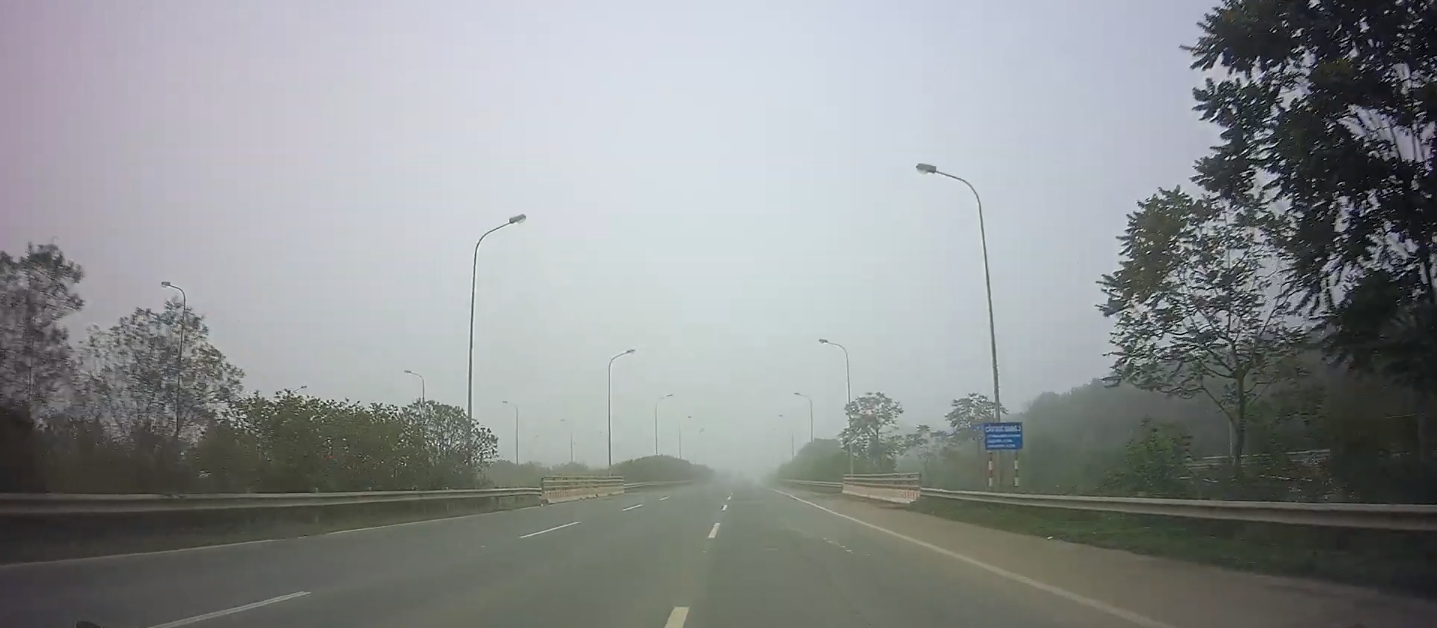
#> input picture fog_new.png, 1437 x 628 px
$ python RansacVanishingPoint.py   (Python 2 division)
#> lines starting #> are read from the running program, lines starting #| are printed output that depends on the picture; after the words box and inside, x2 and y2 are one past the last pixel; in counts of white or black regions, pixels touching at a corner belong together
import numpy as np
import random
import matplotlib.pyplot as plt
import cv2


class Model(object):
    def fit(self, data):
        raise NotImplementedError

    def distance(self, data):
        raise NotImplementedError


class Line(object):
    def __init__(self, line):
        self.x1 = line[0]
        self.y1 = line[1]
        self.x2 = line[2]
        self.y2 = line[3]


class pointModel(Model):
    def __init__(self):
        self.params = None
        self.residual = 0

    def fit(self, lines):
        lines = lines[:, 0]
        X = []
        Y = []
        for i in range(len(lines) - 1):
            line1 = Line(lines[i])
            line2 = Line(lines[i + 1])
            x, y = getcrosspoint(line1, line2)
            X.append(x)
            Y.append(y)
        X = np.asarray(x).mean()
        Y = np.asarray(y).mean()
        self.params = [X, Y]
        for i in range(len(lines)):
            line = Line(lines[i])
            a, b, c = getlineparam(line)
            self.residual += (a * X + b * Y + c) / np.sqrt(a * a + b * b)

    def distance(self, samplelines):
        dists = []
        for line in samplelines:
            line = Line(line[0, :])
            [x, y] = self.params
            a, b, c = getlineparam(line)
            dist = abs((a * x + b * y + c) / np.sqrt(a * a + b * b))
            dists.append(dist)
        return np.asarray(dists)


def getlineparam(line):
    """
    For the line equation a*x+b*y+c=0, if we know two points(x1, y1)(x2,y2) in line, we can get
        a = y1 - y2
        b = x2 - x1
        c = x1*y2 - x2*y1
    """
    a = line.y1 - line.y2
    b = line.x2 - line.x1
    c = line.x1 * line.y2 - line.x2 * line.y1
    return a, b, c


def getcrosspoint(line1, line2):
    """
    if we have two lines: a1*x + b1*y + c1 = 0 and a2*x + b2*y + c2 = 0,
    when d(= a1 * b2 - a2 * b1) is zero, then the two lines are coincident or parallel.
    The cross point is :
        x = (b1 * c2 - b2 * c1) / d
        y = (a2 * c1 - a1 * c2) / d
    """
    a1, b1, c1 = getlineparam(line1)
    a2, b2, c2 = getlineparam(line2)
    d = a1 * b2 - a2 * b1
    if d == 0:
        return np.inf, np.inf
    x = (b1 * c2 - b2 * c1) / d
    y = (a2 * c1 - a1 * c2) / d
    return x, y


def ransac(lines, model, min_inliers, iterations=100, eps=1, random_seed=42):
    """
    Fits a model to observed data.

    Uses the RANSC iterative method of fitting a model to observed data.
    """
    random.seed(random_seed)

    if len(lines) <= 2:
        raise ValueError("Not enough input lines to fit the model.")

    if 0 < min_inliers and min_inliers < 1:
        min_inliers = int(min_inliers * len(lines))

    best_params = None
    best_inliers = None
    best_residual = np.inf
    best_iteration = None

    for i in range(iterations):
        indices = list(range(len(lines)))
        random.shuffle(indices)
        inliers = np.asarray([lines[i] for i in indices[:2]])
        shuffled_lines = np.asarray([lines[i] for i in indices[2:]])
        try:
            model.fit(inliers)
            dists = model.distance(shuffled_lines)
            more_inliers = shuffled_lines[np.where(dists <= eps)[0]]
            inliers = np.concatenate((inliers, more_inliers))

            if len(inliers) >= min_inliers:
                model.fit(inliers)
                if model.residual < best_residual:
                    best_params = model.params
                    best_inliers = inliers
                    best_residual = model.residual
                    best_iteration = i

        except ZeroDivisionError as e:
            print(e)

    if best_params is None:
        raise ValueError("RANSAC failed to find a sufficiently good fit for the data.")
    else:
        return (best_params, best_inliers, best_residual, best_iteration)


# process a lane line image directly
img = cv2.imread('fog_new.png')
#> img is the input picture: shape (628, 1437, 3); mean B, G, R 145.1, 144.3, 140.7
# plt.figure(figsize=(15,5))
gray = cv2.cvtColor(img, cv2.COLOR_BGR2GRAY)
plt.imshow(gray,cmap='gray')
plt.show()

# canny edge detection to get the edge graph
blur_ksize = 5  # Gaussian blur kernel size
blured = cv2.GaussianBlur(gray, (blur_ksize, blur_ksize), 0, 0)
low_threshold = 20 # Canny edge detection low threshold
high_threshold = 80  # Canny edge detection high threshold
canny = cv2.Canny(blured, low_threshold, high_threshold)
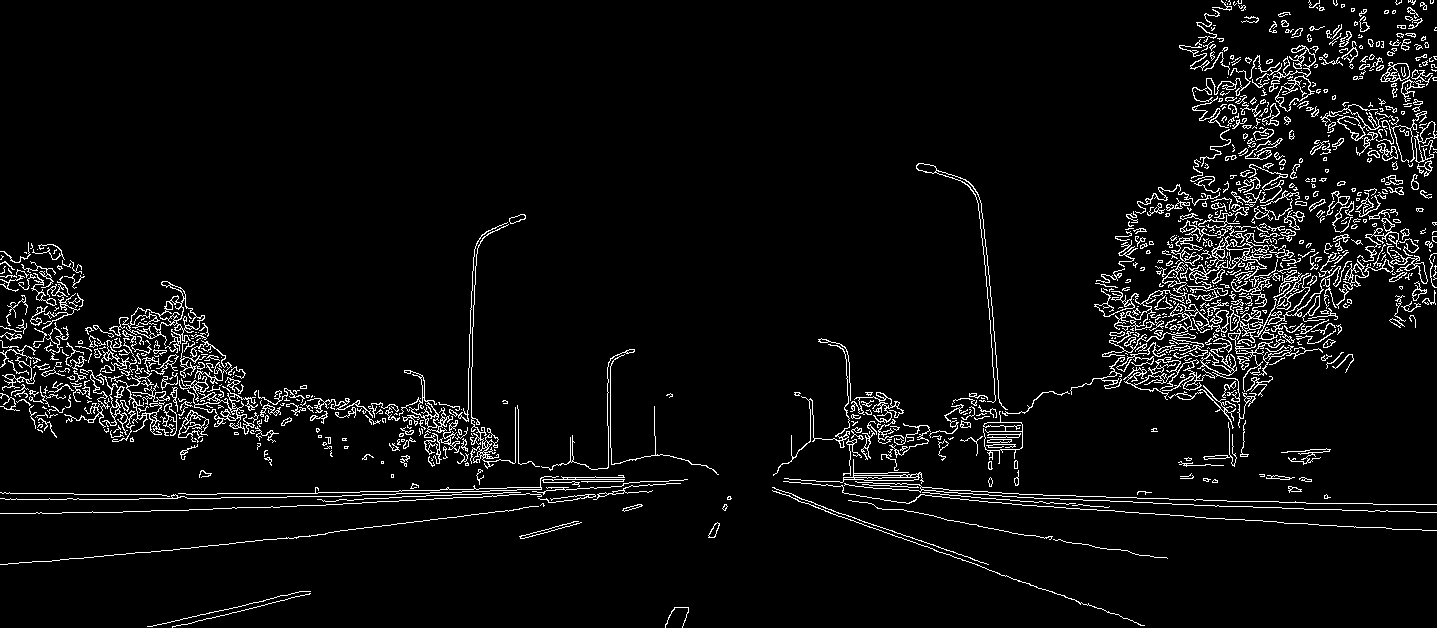
#> canny: shape (628, 1437); 5.1% white in thin lines or dots
# plt.figure(figsize=(15,10))
plt.imshow(canny,cmap = 'gray')
plt.show()

def roi_mask(img, vertices):
  mask = np.zeros_like(img)
  mask_color = 255
  cv2.fillPoly(mask, vertices, mask_color)
  masked_img = cv2.bitwise_and(img, mask)
  return masked_img

print(img.shape[0])
#| 628
roi_vtx = np.array([[(0, 550), (600, 450), (800, 450), (1400, 550)]])
roi_edges = roi_mask(canny, roi_vtx)
#> in roi_mask, `cv2.fillPoly(mask, vertices, mask_color)`:
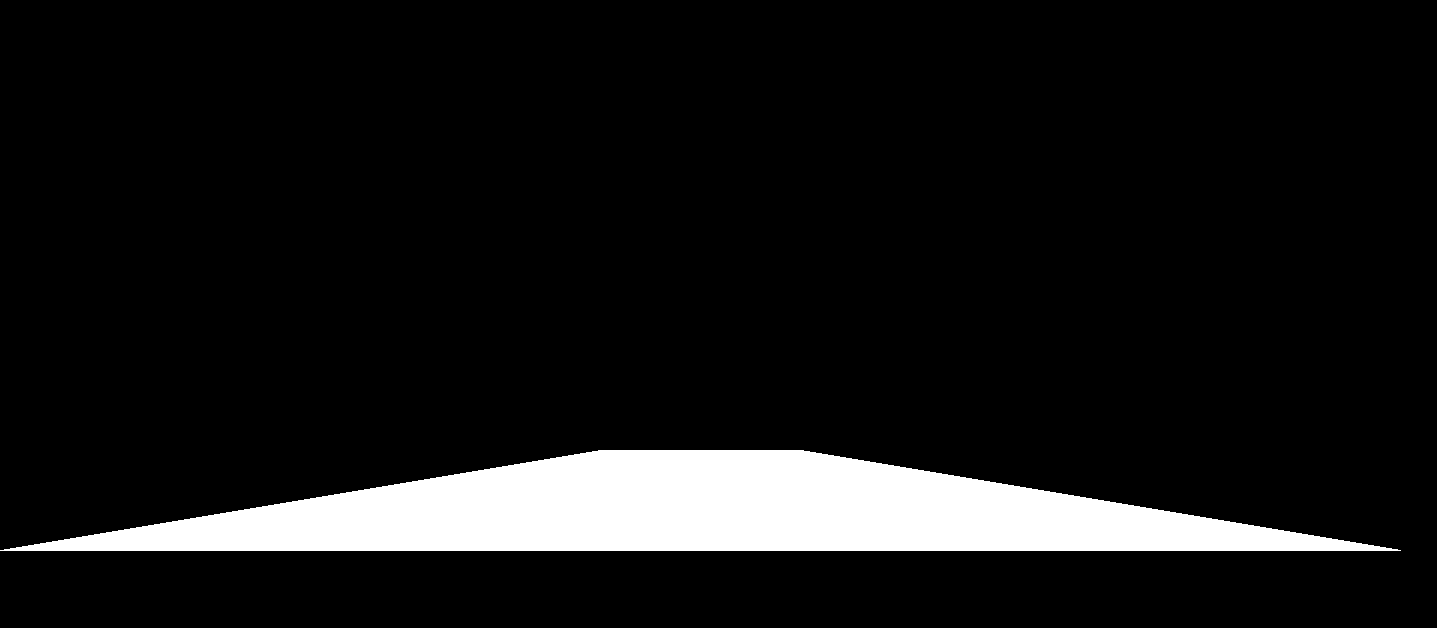
#> mask: shape (628, 1437); 9% white; 1 white region, box (x1, y1, x2, y2) and area: (0, 450, 1401, 551) 81401
#> in roi_mask, `masked_img = cv2.bitwise_and(img, mask)`:
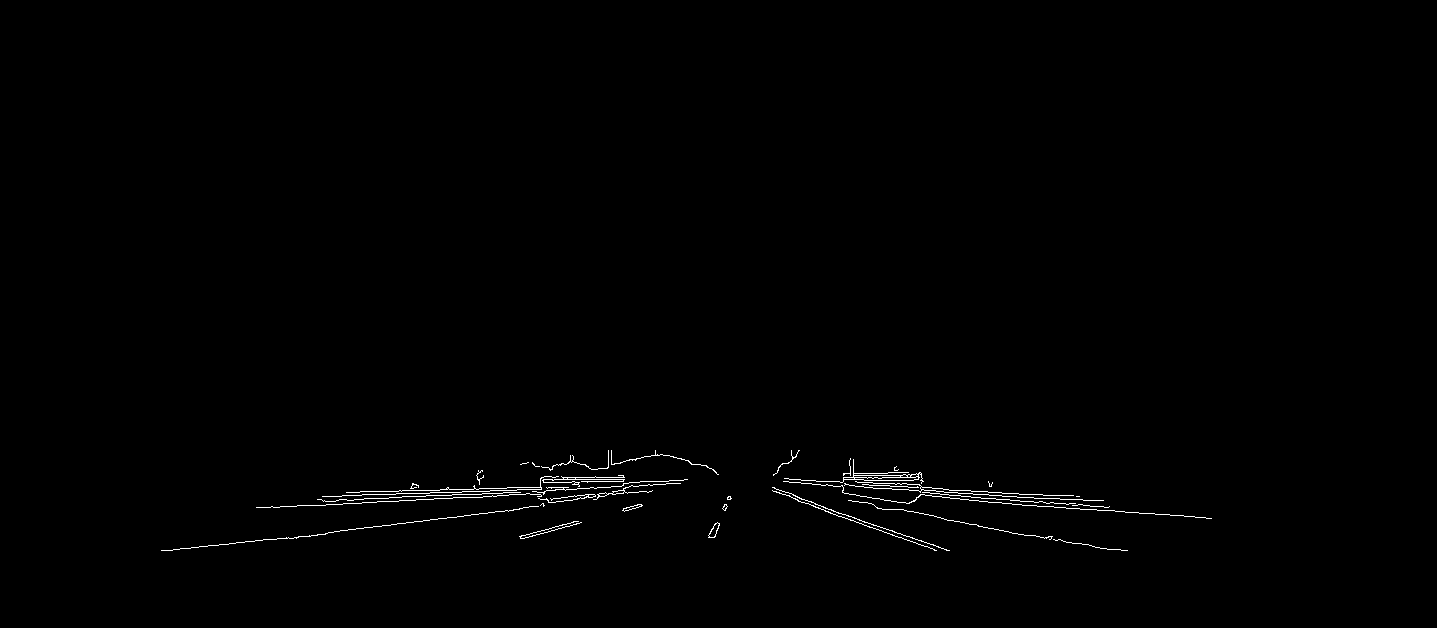
#> masked_img: shape (628, 1437); 0.55% white in thin lines or dots, all inside (x1, y1, x2, y2) = (161, 450, 1212, 551)
# plt.figure(figsize=(15,5))
plt.imshow(roi_edges, cmap='gray')
plt.show()

# use Hough Transform for line detection
rho = 1
theta = np.pi / 180
threshold = 30
min_line_length = 100
max_line_gap = 20

def draw_lines(img, lines, color=[255, 0, 0], thickness=2):
  for line in lines:
    for x1, y1, x2, y2 in line:
      cv2.line(img, (x1, y1), (x2, y2), color, thickness)

def hough_lines(img, rho, theta, threshold,
                min_line_len, max_line_gap):
  lines = cv2.HoughLinesP(img, rho, theta, threshold, np.array([]),
                          minLineLength=min_line_len,
                          maxLineGap=max_line_gap)
  line_img = np.zeros((img.shape[0], img.shape[1], 3), dtype=np.uint8)
  draw_lines(line_img, lines)
  return line_img, lines


line_img, lines= hough_lines(roi_edges, rho, theta, threshold,  min_line_length, max_line_gap)
#> in hough_lines, `lines = cv2.HoughLinesP(img, rho, theta, threshold, np.array([]), minL..`: lines = 25 rows, first 6: [253, 541, 543, 506], [277, 507, 544, 493], [322, 496, 563, 488], [969, 500, 1205, 517], [843, 480, 990, 495], [445, 495, 680, 483]
#> the loop in draw_lines, `for line in lines:` made 25 passes
#> line on passes 1 to 12: [[253, 541, 543, 506]], [[277, 507, 544, 493]], [[322, 496, 563, 488]], [[969, 500, 1205, 517]], [[843, 480, 990, 495]], [[445, 495, 680, 483]], [[545, 476, 658, 481]], [[428, 490, 541, 487]], [[257, 507, 544, 492]], [[971, 497, 1108, 507]], [[783, 481, 920, 491]], [[789, 495, 949, 550]]
# plt.figure(figsize=(15,5))
plt.imshow(line_img, cmap='gray')
plt.show()


Model = pointModel()
(params, inliers, residual, iteration) = ransac(lines, Model, 0.5, eps=1)
#> in ransac, `min_inliers = int(min_inliers * len(lines))`: min_inliers = 12
#> the loop in ransac, `for i in range(iterations):` made 100 passes
# plt.figure(figsize=(15,10))
print params[0]
#| 743.0
print params[1]
#| 480.0
plt.imshow(line_img, cmap='gray')
plt.plot(params[0],params[1],'+', markersize=12)
plt.show()
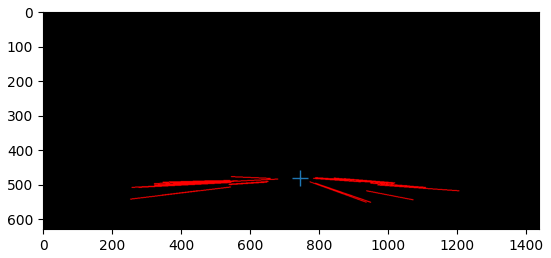
#> figure drawn by matplotlib, 1 panel
